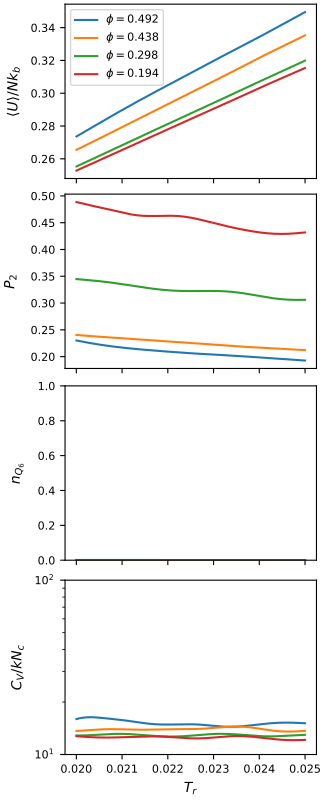

Generate this figure with Python:
#!/usr/bin/env python3
# -*- coding: utf-8 -*-
"""
created on Tue June 14 08:41:00 2021

@author: pierrekawak
"""

import sys
import numpy as np
import matplotlib.pyplot as plt
import random

Nc    = 125
Nb    = 10
sigma = 1.0
label_prefix = r'$\phi=$'

names = ["T", "Em", "Cv", "q6", "P2", "n6", "r2e", "r2g", "sms"]

WL_A_file = "../Lx11.000_kb0.10_WLMC_results.out"
WL_B_file = "../Lx11.436_kb0.10_WLMC_results.out"
WL_C_file = "../Lx13.000_kb0.10_WLMC_results.out"
WL_D_file = "../Lx15.000_kb0.10_WLMC_results.out"
Lx_A      = 11.000
Lx_B      = 11.436
Lx_C      = 13.000
Lx_D      = 15.000
phi_A     = np.round(Nc*Nb*sigma**3/Lx_A**3*np.pi/6, 3)
phi_B     = np.round(Nc*Nb*sigma**3/Lx_B**3*np.pi/6, 3)
phi_C     = np.round(Nc*Nb*sigma**3/Lx_C**3*np.pi/6, 3)
phi_D     = np.round(Nc*Nb*sigma**3/Lx_D**3*np.pi/6, 3)
kb_A      = 0.10
kb_B      = 0.10
kb_C      = 0.10
kb_D      = 0.10

import pandas as pd
WL_A_df    = pd.read_csv(WL_A_file, index_col=False, delimiter=' ', names=names)
WL_B_df    = pd.read_csv(WL_B_file, index_col=False, delimiter=' ', names=names)
WL_C_df    = pd.read_csv(WL_C_file, index_col=False, delimiter=' ', names=names)
WL_D_df    = pd.read_csv(WL_D_file, index_col=False, delimiter=' ', names=names)

WL_A_df['Tr']    = WL_A_df['T']/kb_A
WL_B_df['Tr']    = WL_B_df['T']/kb_B
WL_C_df['Tr']    = WL_C_df['T']/kb_C
WL_D_df['Tr']    = WL_D_df['T']/kb_D

# filter all values under 0.01
WL_A_df = WL_A_df.loc[WL_A_df['Tr'] > 0.02]
WL_B_df = WL_B_df.loc[WL_B_df['Tr'] > 0.02]
WL_C_df = WL_C_df.loc[WL_C_df['Tr'] > 0.02]
WL_D_df = WL_D_df.loc[WL_D_df['Tr'] > 0.02]

WL_A_df = WL_A_df.loc[WL_A_df['Tr'] < 0.2]
WL_B_df = WL_B_df.loc[WL_B_df['Tr'] < 0.2]
WL_C_df = WL_C_df.loc[WL_C_df['Tr'] < 0.2]
WL_D_df = WL_D_df.loc[WL_D_df['Tr'] < 0.2]

fig, ax = plt.subplots(4, 1, sharex=True, figsize=(3.25,2.0*4), constrained_layout=True)

multiplier = 1/Nc/Nb
ax[0].plot(WL_A_df["Tr"], WL_A_df["Em"]/kb_A*multiplier, label=label_prefix+str(phi_A))
ax[0].plot(WL_B_df["Tr"], WL_B_df["Em"]/kb_B*multiplier, label=label_prefix+str(phi_B))
ax[0].plot(WL_C_df["Tr"], WL_C_df["Em"]/kb_C*multiplier, label=label_prefix+str(phi_C))
ax[0].plot(WL_D_df["Tr"], WL_D_df["Em"]/kb_D*multiplier, label=label_prefix+str(phi_D))
ax[0].set_ylabel(r"$\left<U\right>/Nk_{b}$", fontsize=10, labelpad=7)
ax[0].tick_params(axis='both', labelsize=8)
ax[0].legend(loc='best', fontsize=8)#, prop={'size': 6})

ax[1].plot(WL_A_df["Tr"], WL_A_df["P2"], label=label_prefix+str(phi_A))
ax[1].plot(WL_B_df["Tr"], WL_B_df["P2"], label=label_prefix+str(phi_B))
ax[1].plot(WL_C_df["Tr"], WL_C_df["P2"], label=label_prefix+str(phi_C))
ax[1].plot(WL_D_df["Tr"], WL_D_df["P2"], label=label_prefix+str(phi_D))
ax[1].set_ylabel(r"$P_{2}$", fontsize=10, labelpad=9)
ax[1].tick_params(axis='both', labelsize=8)
#ax[1].set_ylim(0.2,1)

ax[2].plot(WL_A_df["Tr"], WL_A_df["n6"], label=label_prefix+str(phi_A))
ax[2].plot(WL_B_df["Tr"], WL_B_df["n6"], label=label_prefix+str(phi_B))
ax[2].plot(WL_C_df["Tr"], WL_C_df["n6"], label=label_prefix+str(phi_C))
ax[2].plot(WL_D_df["Tr"], WL_D_df["n6"], label=label_prefix+str(phi_D))
ax[2].set_ylabel(r"$n_{Q_{6}}$", fontsize=10, labelpad=9.5)
ax[2].tick_params(axis='both', labelsize=8)
ax[2].set_ylim(0,1)

multiplier = 1/Nc #/Nb
ax[3].plot(WL_A_df["Tr"], WL_A_df["Cv"]*multiplier, label=label_prefix+str(phi_A))
ax[3].plot(WL_B_df["Tr"], WL_B_df["Cv"]*multiplier, label=label_prefix+str(phi_B))
ax[3].plot(WL_C_df["Tr"], WL_C_df["Cv"]*multiplier, label=label_prefix+str(phi_C))
ax[3].plot(WL_D_df["Tr"], WL_D_df["Cv"]*multiplier, label=label_prefix+str(phi_D))
ax[3].set_ylabel(r"$C_{V}/kN_{c}$", fontsize=10, labelpad=7)
ax[3].set_xlabel(r"$T_{r}$", fontsize=10, labelpad=5)
ax[3].tick_params(axis='both', labelsize=8)
ax[3].set_yscale('log')
from matplotlib.ticker import ScalarFormatter, NullFormatter
#ax[3].yaxis.set_major_formatter(ScalarFormatter())
ax[3].yaxis.set_minor_formatter(NullFormatter())
ax[3].set_ylim(10,100)

#plt.subplots_adjust(left=0.168, top=0.999, bottom=0.05, right=0.998, hspace=0.1)

import os
basename = os.path.splitext(__file__)[0]
plt.savefig(basename+".pdf")
